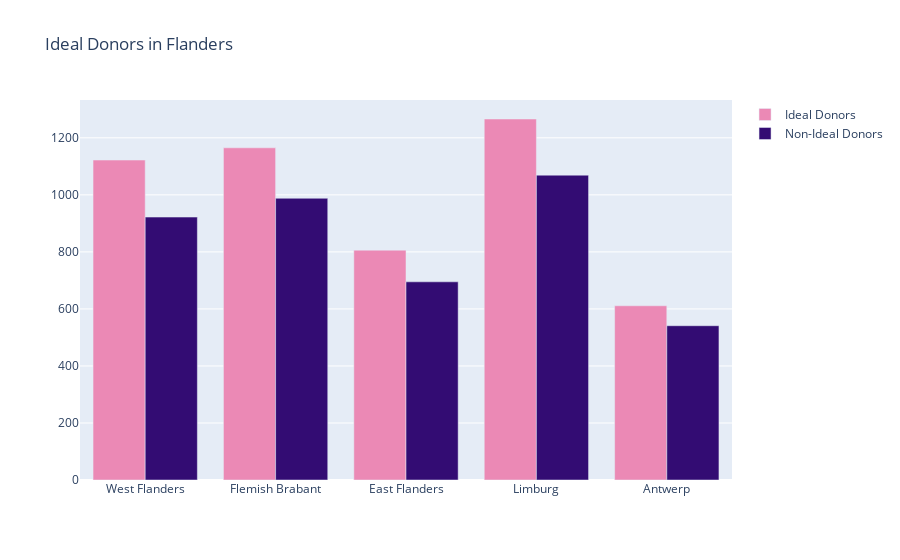

Here is the notebook cell this chart was saved with:
### Code cell
#Plot Province Distribution
fig = go.Figure()

fig.add_trace(go.Bar(
    x=provinces_flanders,
    y=(ideal_wf,ideal_ef, ideal_fb, ideal_a, ideal_l),
    name='Ideal Donors',
    marker_color='#EB89B5'
))

fig.add_trace(go.Bar(
    x=provinces_flanders,
    y=(worst_wf, worst_ef, worst_fb, worst_a, worst_l),
    name='Non-Ideal Donors',
    marker_color='#330C73'
))



fig.update_layout(barmode='group',
                 title_text='Ideal Donors in Flanders'# title of plot
                 )
fig.show()

### Figure 1 — Plotly figure (JSON) as saved in the notebook; plotly's stock layout.template omitted (floating-point values rounded to 4 significant figures)
{"data": [{"marker": {"color": "#EB89B5"}, "name": "Ideal Donors", "type": "bar", "x": ["West Flanders", "Flemish Brabant", "East Flanders", "Limburg", "Antwerp"], "y": [1122, 1165, 806, 1266, 611]}, {"marker": {"color": "#330C73"}, "name": "Non-Ideal Donors", "type": "bar", "x": ["West Flanders", "Flemish Brabant", "East Flanders", "Limburg", "Antwerp"], "y": [922, 988, 695, 1069, 541]}], "layout": {"barmode": "group", "title": {"text": "Ideal Donors in Flanders"}}}
